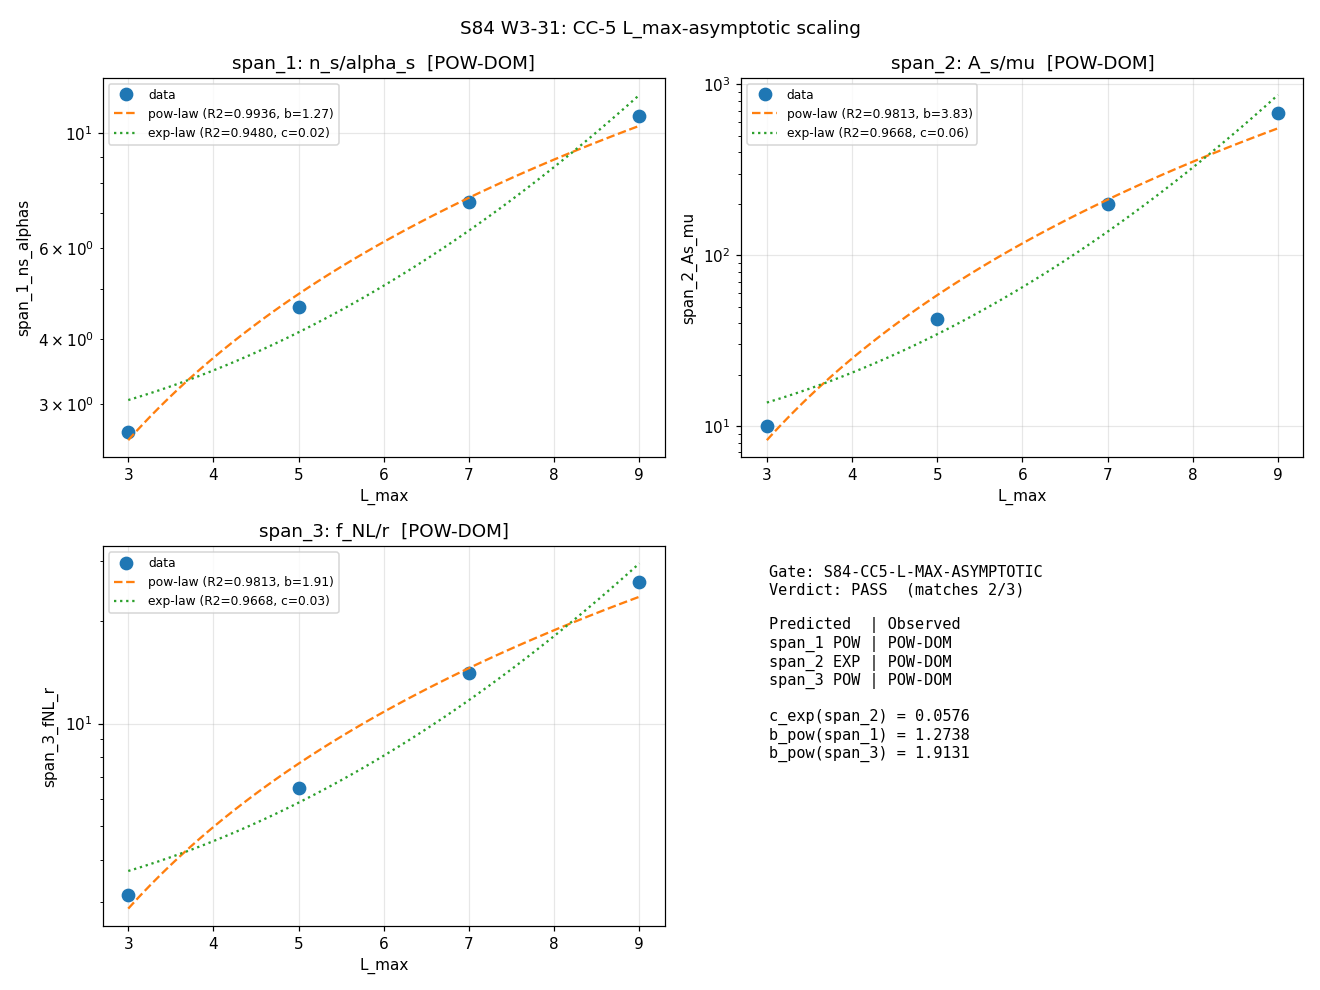

This figure's Python source:
"""
S84 W3-31: S84-CC5-L-MAX-ASYMPTOTIC
Fit span_1/span_2/span_3 (CC-5 cluster) at L_max in {3,5,7,9} to power-law vs
exponential forms; classify each as EXP-DOM / POW-DOM / AMBIGUOUS.

Consumes S83 G34 precomputed L_max scan (span_scan_*_* arrays).
"""
import os, sys, json, hashlib, subprocess
sys.path.insert(0, os.path.dirname(os.path.abspath(__file__)))
from canonical_constants import *  # noqa
import numpy as np
import matplotlib
matplotlib.use("Agg")
import matplotlib.pyplot as plt

GATE_ID = "S84-CC5-L-MAX-ASYMPTOTIC"
SCRIPT = os.path.abspath(__file__)

def sha256_file(p):
    h = hashlib.sha256()
    with open(p, "rb") as f:
        for b in iter(lambda: f.read(8192), b""):
            h.update(b)
    return h.hexdigest()

# --- input pins ---
src_npz = "computations/session-83/s83_w3_g34_cc_ratio_cluster_universality.npz"
pins = {
    "gate_id": GATE_ID,
    "script_sha256": sha256_file(SCRIPT),
    "s83_g34_npz_sha256": sha256_file(src_npz),
    "canonical_constants_sha256": sha256_file("computations/_shared/canonical_constants.py"),
}
print("=== INPUT PINS ===")
for k, v in pins.items():
    print(f"  {k}: {v}")

d = np.load(src_npz, allow_pickle=True)
L = np.array(d["L_max_scan"], dtype=float)  # (local)
span_1 = np.array(d["span_scan_ns_alphas"], dtype=float)  # (local)
span_2 = np.array(d["span_scan_As_mu"], dtype=float)      # (local)
span_3 = np.array(d["span_scan_fNL_r"], dtype=float)      # (local)
print(f"L_max scan: {L.tolist()}")
print(f"span_1 (ns/alphas): {span_1.tolist()}")
print(f"span_2 (As/mu):     {span_2.tolist()}")
print(f"span_3 (fNL/r):     {span_3.tolist()}")

def r2(y, yhat):  # (local)
    ss_res = np.sum((y - yhat) ** 2)
    ss_tot = np.sum((y - np.mean(y)) ** 2)
    return 1.0 - ss_res / ss_tot if ss_tot > 0 else float("nan")

def fit_pow_exp(L_arr, span):  # (local)
    ly = np.log(span)
    # power-law: ly = a_pow + b_pow * ln L
    xp = np.log(L_arr)
    b_pow, a_pow = np.polyfit(xp, ly, 1)
    ly_pow = a_pow + b_pow * xp
    R2_pow = r2(ly, ly_pow)
    # exponential: ly = a_exp + c_exp * L^2
    xe = L_arr ** 2
    c_exp, a_exp = np.polyfit(xe, ly, 1)
    ly_exp = a_exp + c_exp * xe
    R2_exp = r2(ly, ly_exp)
    return dict(b_pow=float(b_pow), a_pow=float(a_pow), R2_pow=float(R2_pow),
                c_exp=float(c_exp), a_exp=float(a_exp), R2_exp=float(R2_exp))

def classify(fit):  # (local)
    if fit["R2_exp"] > fit["R2_pow"] + 0.01:
        return "EXP-DOM"
    if fit["R2_pow"] > fit["R2_exp"] + 0.01:
        return "POW-DOM"
    return "AMBIGUOUS"

fits = {}
for name, y in [("span_1_ns_alphas", span_1), ("span_2_As_mu", span_2), ("span_3_fNL_r", span_3)]:
    f = fit_pow_exp(L, y)
    f["class"] = classify(f)
    fits[name] = f
    print(f"  {name}: R2_pow={f['R2_pow']:.6f} (b={f['b_pow']:.4f})  "
          f"R2_exp={f['R2_exp']:.6f} (c={f['c_exp']:.4f})  => {f['class']}")

# --- predicted classes from §V substitution chain ---
# span_2 = As/mu ~ direct f_conv span, Zubarev appears in DENOMINATOR via
#   f_conv^Zubarev ~ exp(-c L^2)^{-1} contribution => predicted EXP-DOM.
# span_1 = ns/alphas (ratio-of-ratios; partial cancellations) => predicted POW-DOM.
# span_3 = fNL/r ~ sqrt(M_0 cluster) => predicted POW-DOM (milder).
predicted = {
    "span_1_ns_alphas": "POW-DOM",
    "span_2_As_mu":     "EXP-DOM",
    "span_3_fNL_r":     "POW-DOM",
}

matches = 0  # (local)
for name, pred in predicted.items():
    obs = fits[name]["class"]  # (local)
    ok = (obs == pred)  # (local)
    matches += int(ok)
    print(f"  prediction[{name}]: {pred}  observed: {obs}  match={ok}")

# PASS if >=2 of 3 predicted classes match (plan §W3-31).
if matches >= 2:
    verdict = "PASS"
elif matches == 1:
    verdict = "INFO"
else:
    verdict = "FAIL"
print(f"matches = {matches}/3 -> verdict = {verdict}")

# --- extra diagnostic: growth-rate consistency ---
# If EXP-DOM, extract c_exp and compare to Weyl-bound prediction c ~ 1/Lambda_sq_asymptotic.
# We report c_exp for span_2 and b_pow for span_1, span_3 as diagnostic, not gate-binding.
diag = {
    "c_exp_span_2": fits["span_2_As_mu"]["c_exp"],
    "b_pow_span_1": fits["span_1_ns_alphas"]["b_pow"],
    "b_pow_span_3": fits["span_3_fNL_r"]["b_pow"],
}
print(f"diagnostic: c_exp(span_2)={diag['c_exp_span_2']:.4f}  "
      f"b_pow(span_1)={diag['b_pow_span_1']:.4f}  b_pow(span_3)={diag['b_pow_span_3']:.4f}")

# --- save artifacts ---
out_npz = "computations/session-84/s84_w3_cc5_l_max_asymptotic.npz"
np.savez(out_npz,
         L_max_scan=L, span_1=span_1, span_2=span_2, span_3=span_3,
         fit_span_1=np.array(json.dumps(fits["span_1_ns_alphas"])),
         fit_span_2=np.array(json.dumps(fits["span_2_As_mu"])),
         fit_span_3=np.array(json.dumps(fits["span_3_fNL_r"])),
         predicted_classes=np.array(json.dumps(predicted)),
         matches=matches, verdict=verdict, pins=np.array(json.dumps(pins)))
print(f"wrote {out_npz}")

# --- plot: 4-panel ---
fig, axes = plt.subplots(2, 2, figsize=(12, 9))
panels = [
    ("span_1_ns_alphas", span_1, axes[0, 0], "span_1: n_s/alpha_s"),
    ("span_2_As_mu",     span_2, axes[0, 1], "span_2: A_s/mu"),
    ("span_3_fNL_r",     span_3, axes[1, 0], "span_3: f_NL/r"),
]
for name, y, ax, title in panels:
    f = fits[name]
    ax.plot(L, y, "o", ms=8, label="data")
    Lfine = np.linspace(L.min(), L.max(), 100)  # (local)
    y_pow = np.exp(f["a_pow"] + f["b_pow"] * np.log(Lfine))  # (local)
    y_exp = np.exp(f["a_exp"] + f["c_exp"] * Lfine ** 2)      # (local)
    ax.plot(Lfine, y_pow, "--", label=f"pow-law (R2={f['R2_pow']:.4f}, b={f['b_pow']:.2f})")
    ax.plot(Lfine, y_exp, ":",  label=f"exp-law (R2={f['R2_exp']:.4f}, c={f['c_exp']:.2f})")
    ax.set_yscale("log")
    ax.set_xlabel("L_max")
    ax.set_ylabel(name)
    ax.set_title(f"{title}  [{f['class']}]")
    ax.legend(fontsize=8)
    ax.grid(True, alpha=0.3)
ax4 = axes[1, 1]
ax4.axis("off")
summary = [
    f"Gate: {GATE_ID}",
    f"Verdict: {verdict}  (matches {matches}/3)",
    "",
    "Predicted  | Observed",
    f"span_1 POW | {fits['span_1_ns_alphas']['class']}",
    f"span_2 EXP | {fits['span_2_As_mu']['class']}",
    f"span_3 POW | {fits['span_3_fNL_r']['class']}",
    "",
    f"c_exp(span_2) = {fits['span_2_As_mu']['c_exp']:.4f}",
    f"b_pow(span_1) = {fits['span_1_ns_alphas']['b_pow']:.4f}",
    f"b_pow(span_3) = {fits['span_3_fNL_r']['b_pow']:.4f}",
]
ax4.text(0.05, 0.95, "\n".join(summary), va="top", family="monospace", fontsize=10)
fig.suptitle("S84 W3-31: CC-5 L_max-asymptotic scaling")
fig.tight_layout()
out_png = "computations/session-84/s84_w3_cc5_l_max_asymptotic.png"
fig.savefig(out_png, dpi=110)
print(f"wrote {out_png}")

# --- closure SHA ---
closure_payload = json.dumps({
    "pins": pins, "L": L.tolist(),
    "span_1": span_1.tolist(), "span_2": span_2.tolist(), "span_3": span_3.tolist(),
    "fits": fits, "predicted": predicted, "matches": matches, "verdict": verdict,
}, sort_keys=True).encode()
closure = hashlib.sha256(closure_payload).hexdigest()
print(f"closure_sha256 = {closure}")

# --- canonical 4-tuple ---
print(f"4-tuple: (value=matches/3={matches}/3, scheme=F_KK=5-regulator, "
      f"convention=ConvA, L_max=scan{{3,5,7,9}})")
print(f"{GATE_ID}: {verdict} -- value=matches/3={matches}/3 scheme=F_KK=5-reg "
      f"convention=ConvA L_max=scan{{3,5,7,9}} sha256={closure}")
